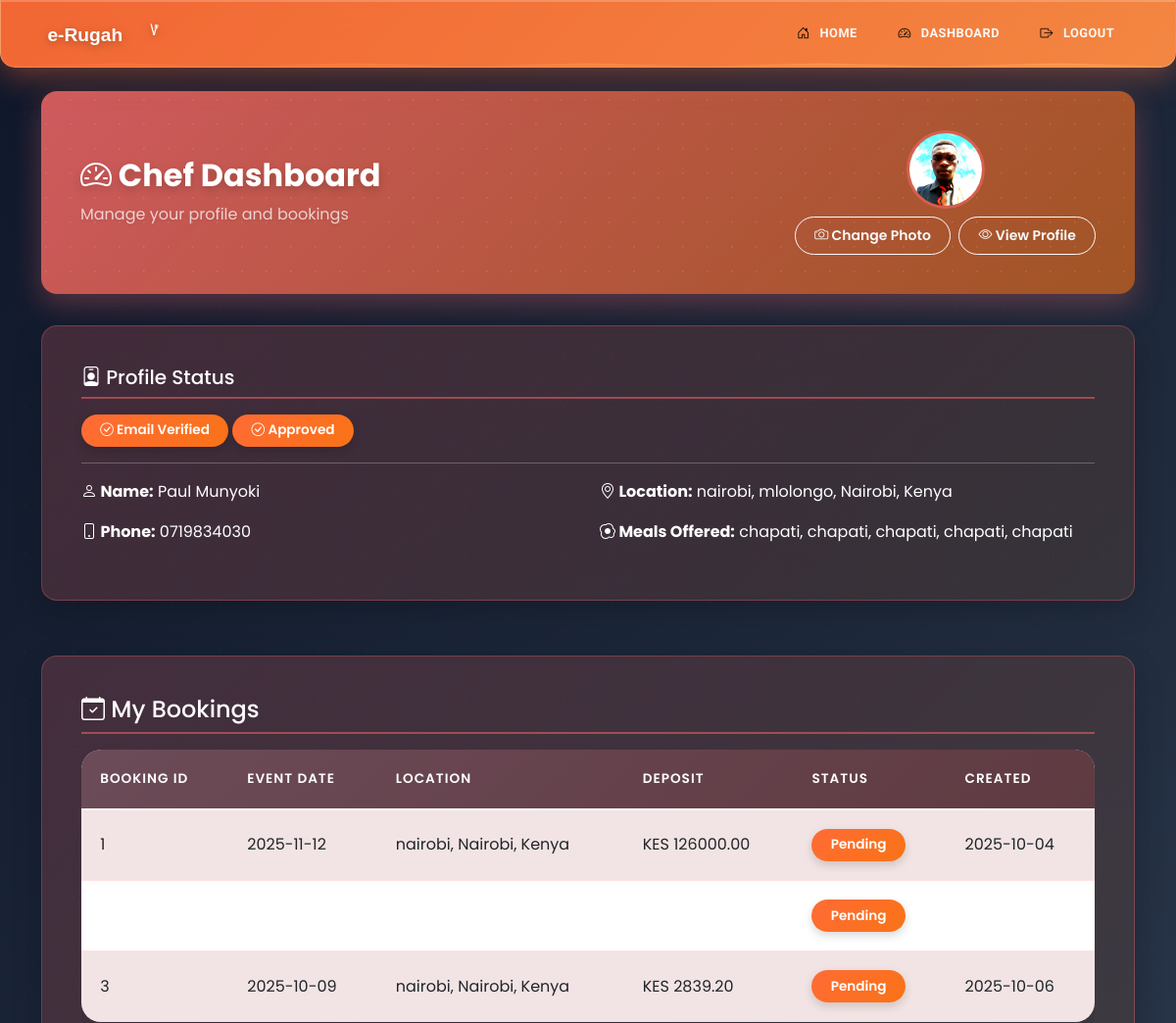
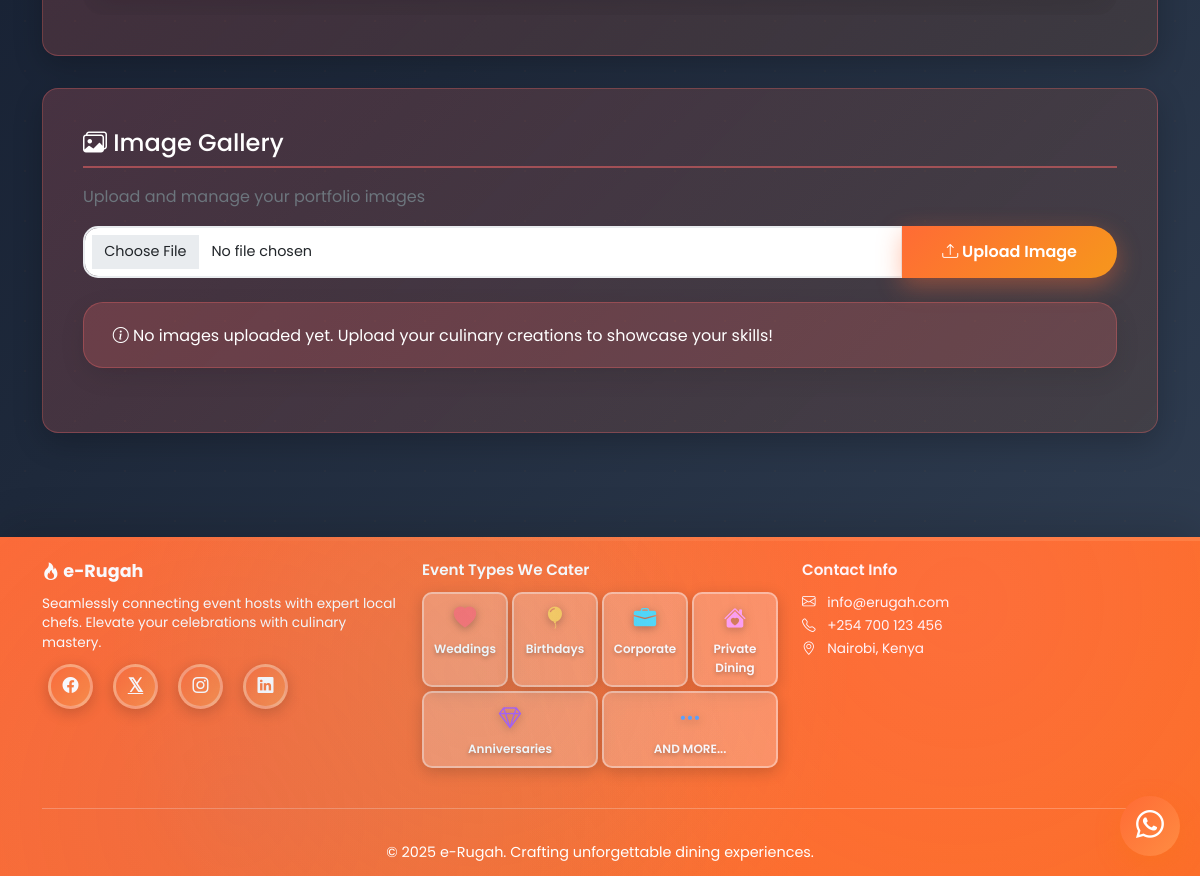
Page /chef/dashboard (signed in) on the committed database (2 pictures, top to bottom).
### models.py (models this page shows, shortened)
class Chef(db.Model):
    id = db.Column(db.Integer, primary_key=True)
    user_id = db.Column(db.Integer, db.ForeignKey('user.id'), nullable=False)
    name = db.Column(db.String(100), nullable=False)
    phone = db.Column(db.String(20), nullable=False)
    county = db.Column(db.String(50), nullable=False)
    sub_county = db.Column(db.String(50), nullable=False)
    town = db.Column(db.String(50), nullable=False)
    about = db.Column(db.Text)
    meals_offered = db.Column(db.Text)
    photo_url = db.Column(db.String(200))
    is_verified = db.Column(db.Boolean, default=False)
    is_approved = db.Column(db.Boolean, default=False)
    created_at = db.Column(db.DateTime, default=datetime.utcnow)
    rating_total = db.Column(db.Integer, default=0)
    rating_count = db.Column(db.Integer, default=0)
    is_featured = db.Column(db.Boolean, default=False)
    featured_priority = db.Column(db.Integer, default=100)
    bookings = db.relationship('Booking', backref='chef', lazy=True)
    @property
    def location(self):
        return f"{self.town}, {self.county}"

class Booking(db.Model):
    id = db.Column(db.Integer, primary_key=True)
    event_id = db.Column(db.Integer, db.ForeignKey('event.id'), nullable=False)
    chef_id = db.Column(db.Integer, db.ForeignKey('chef.id'), nullable=False)
    status = db.Column(db.String(20), default='pending')
    deposit_amount = db.Column(db.Float)
    created_at = db.Column(db.DateTime, default=datetime.utcnow)
    confirmed_at = db.Column(db.DateTime)
    rating_value = db.Column(db.Integer)
    rating_submitted_at = db.Column(db.DateTime)
    rating_comment = db.Column(db.Text)
    payments = db.relationship('Payment', backref='booking', lazy=True)

class Event(db.Model):
    id = db.Column(db.Integer, primary_key=True)
    customer_id = db.Column(db.Integer, db.ForeignKey('user.id'), nullable=False)
    county = db.Column(db.String(50), nullable=False)
    sub_county = db.Column(db.String(50), nullable=False)
    town = db.Column(db.String(50), nullable=False)
    adult_guests = db.Column(db.Integer, nullable=False)
    child_guests = db.Column(db.Integer, nullable=False)
    event_date = db.Column(db.DateTime, nullable=False)
    menu_items = db.Column(db.Text)
    total_cost = db.Column(db.Float, default=0.0)
    created_at = db.Column(db.DateTime, default=datetime.utcnow)
    bookings = db.relationship('Booking', backref='event', lazy=True)

### main.py (the view)
@app.route('/chef/dashboard')
@role_required('chef')
def chef_dashboard():
    chef = Chef.query.filter_by(user_id=current_user.id).first()
    if not chef:
        flash('Chef profile not found', 'danger')
        return redirect(url_for('index'))
    if not chef.is_approved:
        return redirect(url_for('chef_pending'))
    images = []
    chefs_dir = os.path.join('static', 'images', 'chefs')
    if os.path.exists(chefs_dir):
        for file in os.listdir(chefs_dir):
            if file.startswith(f"chef_{chef.id}_") and file.lower().endswith(('.png', '.jpg', '.jpeg')):
                images.append(file)
    bookings = Booking.query.filter_by(chef_id=chef.id).all()
    return render_template('chef_dashboard.html', chef=chef, bookings=bookings, images=images)

### main.py (called while the page is built)
@app.context_processor
def inject_year():
    return {'year': datetime.now().year}

@login_manager.user_loader
def load_user(user_id):
    return User.query.get(int(user_id))

def role_required(role):
    def decorator(f):
        @wraps(f)
        @login_required
        def decorated_function(*args, **kwargs):
            if current_user.role != role:
                flash('Access denied. Insufficient permissions.', 'danger')
                return redirect(url_for('index'))
            return f(*args, **kwargs)
        return decorated_function
    return decorator

### templates/chef_dashboard.html (shortened to what this page needs)
{% extends "base.html" %}
{% block content %}
<div class="page-header">
    <div class="d-flex justify-content-between align-items-center">
        <div>
            <h2 class="mb-0"><i class="bi bi-speedometer2"></i> Chef Dashboard</h2>
            <p class="mb-0 mt-2" style="opacity: 0.9;">Manage your profile and bookings</p>
        </div>
        <div class="text-center">
            {% if chef.photo_url %}
            <img src="{{ chef.photo_url }}" alt="Chef Photo" class="rounded-circle" style="width: 80px; height: 80px; object-fit: cover; border: 3px solid rgba(255, 107, 107, 0.5);" onerror="this.src='{{ url_for('static', filename='images/pexels-janetrangdoan-793765.jpg') }}'">
            {% else %}
            <div class="rounded-circle d-flex align-items-center justify-content-center" style="width: 80px; height: 80px; background: rgba(255, 107, 107, 0.3); border: 3px solid rgba(255, 107, 107, 0.5); font-size: 2rem;">
                👨‍🍳
            </div>
            {% endif %}
            <div class="mt-2">
                <button class="btn btn-sm btn-outline-light" data-bs-toggle="modal" data-bs-target="#changePhotoModal">
                    <i class="bi bi-camera"></i> Change Photo
                </button>
                <button class="btn btn-sm btn-outline-light ms-1" data-bs-toggle="modal" data-bs-target="#viewProfileModal">
                    <i class="bi bi-eye"></i> View Profile
                </button>
            </div>
        </div>
    </div>
</div>
<div class="row mb-4">
    <div class="col-md-12">
        <div class="dashboard-card">
            <h5 class="mb-3"><i class="bi bi-person-badge"></i> Profile Status</h5>
            <div class="mb-3">
                {% if chef.is_verified %}
                    <span class="badge bg-success"><i class="bi bi-check-circle"></i> Email Verified</span>
                {% else %}
                    <span class="badge bg-warning"><i class="bi bi-exclamation-circle"></i> Email Not Verified</span>
                {% endif %}
                {% if chef.is_approved %}
                    <span class="badge bg-success"><i class="bi bi-check-circle"></i> Approved</span>
                {% else %}
                    <span class="badge bg-warning"><i class="bi bi-clock"></i> Pending Admin Approval</span>
                {% endif %}
            </div>
            <hr>
            <div class="row">
                <div class="col-md-6">
                    <p><strong><i class="bi bi-person"></i> Name:</strong> {{ chef.name }}</p>
                    <p><strong><i class="bi bi-phone"></i> Phone:</strong> {{ chef.phone }}</p>
                </div>
                <div class="col-md-6">
                    <p><strong><i class="bi bi-geo-alt"></i> Location:</strong> {{ chef.county }}, {{ chef.sub_county }}, {{ chef.town }}</p>
                    <p><strong><i class="bi bi-egg-fried"></i> Meals Offered:</strong> {{ chef.meals_offered.replace(',', ', ') }}</p>
                </div>
            </div>
        </div>
    </div>
</div>
<div class="dashboard-card">
    <h4 class="mb-3"><i class="bi bi-calendar-check"></i> My Bookings</h4>
    {% if bookings %}
    <div class="table-responsive">
        <table class="table table-striped">
            <thead>
                <tr>
                    <th>Booking ID</th>
                    <th>Event Date</th>
                    <th>Location</th>
                    <th>Deposit</th>
                    <th>Status</th>
                    <th>Created</th>
                </tr>
            </thead>
            <tbody>
                {% for booking in bookings %}
                <tr>
                    <td>{{ booking.id }}</td>
                    <td>{{ booking.event.event_date.strftime('%Y-%m-%d') }}</td>
                    <td>{{ booking.event.county }}, {{ booking.event.town }}</td>
                    <td>KES {{ "%.2f"|format(booking.deposit_amount) }}</td>
                    <td>
                        {% if booking.status == 'confirmed' %}
                            <span class="badge bg-success">{{ booking.status.title() }}</span>
                        {% else %}
                            <span class="badge bg-warning">{{ booking.status.title() }}</span>
                        {% endif %}
                    </td>
                    <td>{{ booking.created_at.strftime('%Y-%m-%d') }}</td>
                </tr>
                {% endfor %}
            </tbody>
        </table>
    </div>
    {% else %}
    <div class="alert alert-info">
        <i class="bi bi-info-circle"></i> No bookings yet. Customers will find you when you're approved.
    </div>
    {% endif %}
</div>
<div class="dashboard-card">
    <h4 class="mb-3"><i class="bi bi-images"></i> Image Gallery</h4>
    <p class="text-muted">Upload and manage your portfolio images</p>
    <form method="POST" enctype="multipart/form-data" action="{{ url_for('chef_upload_image') }}" class="mb-4">
        <div class="input-group">
            <input type="file" class="form-control" name="image" accept="image/*" required>
            <button class="btn btn-primary" type="submit">
                <i class="bi bi-upload"></i> Upload Image
            </button>
        </div>
    </form>
    <div class="row">
        {% if images %}
            {% for image in images %}
            <div class="col-md-3 col-sm-6 mb-3">
                <div class="image-card">
                    <img src="{{ url_for('static', filename='images/chefs/' + image) }}" alt="Portfolio Image" style="width: 100%; height: 200px; object-fit: cover; border-radius: 8px;">
                    <div class="card-body">
                        <p class="card-text small text-truncate">{{ image }}</p>
                        <button class="btn btn-danger btn-sm w-100" onclick="deleteImage('{{ image }}')">
                            <i class="bi bi-trash"></i> Delete
                        </button>
                    </div>
                </div>
            </div>
            {% endfor %}
        {% else %}
            <div class="col-12">
                <div class="alert alert-info">
                    <i class="bi bi-info-circle"></i> No images uploaded yet. Upload your culinary creations to showcase your skills!
                </div>
            </div>
        {% endif %}
    </div>
</div>
{% endblock %}

### static/css/style.css (style rules this page uses)
:root { --primary-color: #ff6b35; --secondary-color: #f7931e; --success-color: #2ecc71; --danger-color: #e74c3c; --dark-color: #2c3e50; --light-color: #ecf0f1; --text-dark: #34495e; --accent-color: #ff9f43; --food-green: #6ab04c; --food-red: #eb4d4b; --food-purple: #9b59b6; --food-yellow: #f39c12; }
* { margin: 0; padding: 0; box-sizing: border-box; }
body { font-family: 'Poppins', sans-serif; color: var(--text-dark); line-height: 1.6; background: #fff8f0; background-image: radial-gradient(circle at 10% 20%, rgba(255, 107, 53, 0.05) 0%, transparent 50%), radial-gradient(circle at 90% 80%, rgba(247, 147, 30, 0.05) 0%, transparent 50%), radial-gradient(circle at 50% 50%, rgba(106, 176, 76, 0.03) 0%, transparent 70%); min-height: 100vh; position: relative; overflow-x: hidden; }
body::before { content: ''; position: fixed; top: -50%; right: -50%; width: 200%; height: 200%; background: radial-gradient(circle, rgba(255, 159, 67, 0.03) 1px, transparent 1px); background-size: 50px 50px; animation: grain 8s steps(10) infinite; pointer-events: none; z-index: -1; }
.btn-primary { background: linear-gradient(135deg, var(--primary-color), var(--secondary-color), var(--accent-color)); background-color: var(--primary-color); background-size: 200% auto; border: none; border-color: var(--primary-color); padding: 0.85rem 2.5rem; font-weight: 600; border-radius: 50px; box-shadow: 0 8px 25px rgba(255, 107, 53, 0.4); transition: all 0.4s cubic-bezier(0.68, -0.55, 0.265, 1.55); position: relative; overflow: hidden; color: white; }
.btn-primary::before { content: ''; position: absolute; top: 50%; left: 50%; width: 0; height: 0; border-radius: 50%; background: rgba(255, 255, 255, 0.3); transform: translate(-50%, -50%); transition: width 0.6s, height 0.6s; }
.form-control, .form-select { border: 2px solid #e8e8e8; border-radius: 15px; padding: 0.85rem 1.2rem; transition: all 0.3s ease; font-family: 'Poppins', sans-serif; }
.table { background: white; border-radius: 20px; overflow: hidden; box-shadow: 0 10px 35px rgba(0, 0, 0, 0.1); }
.table thead { background: linear-gradient(135deg, var(--dark-color), #1a252f); color: white; }
.table thead th { border: none; padding: 1.2rem; font-weight: 600; text-transform: uppercase; font-size: 0.85rem; letter-spacing: 1px; }
.table tbody tr { transition: all 0.3s ease; border-bottom: 1px solid #f0f0f0; }
.table tbody td { padding: 1.2rem; vertical-align: middle; }
.badge { padding: 0.6rem 1.2rem; border-radius: 50px; font-weight: 600; font-size: 0.85rem; box-shadow: 0 4px 10px rgba(0, 0, 0, 0.15); animation: pulse 2s ease-in-out infinite; }
.alert { border: none; border-radius: 20px; padding: 1.2rem 1.8rem; margin-bottom: 1.5rem; box-shadow: 0 8px 25px rgba(0, 0, 0, 0.1); animation: slideIn 0.5s ease-out; }
.alert-info { background: linear-gradient(135deg, rgba(52, 152, 219, 0.12), rgba(41, 128, 185, 0.12)); color: #2980b9; border-left: 5px solid #3498db; }
.food-pattern { position: relative; }
.page-header { background: linear-gradient(135deg, var(--primary-color), var(--secondary-color), var(--accent-color)); background-size: 200% auto; color: white; padding: 2.5rem; border-radius: 25px; margin-bottom: 2.5rem; box-shadow: 0 15px 45px rgba(255, 107, 53, 0.4); animation: slideIn 0.6s ease-out, shimmer 8s linear infinite; position: relative; overflow: hidden; }
.page-header::before { content: ''; position: absolute; top: -50%; right: -50%; width: 200%; height: 200%; background: radial-gradient(circle, rgba(255, 255, 255, 0.1) 1px, transparent 1px); background-size: 25px 25px; animation: grain 15s linear infinite; }
.page-header h2 { margin: 0; font-weight: 800; position: relative; z-index: 1; text-shadow: 0 4px 10px rgba(0, 0, 0, 0.2); }
.page-header p { position: relative; z-index: 1; text-shadow: 0 2px 5px rgba(0, 0, 0, 0.1); }
.btn-sm { border-radius: 25px; padding: 0.5rem 1.2rem; font-weight: 600; transition: all 0.3s cubic-bezier(0.68, -0.55, 0.265, 1.55); }
.table-responsive { border-radius: 20px; overflow: hidden; }
.dashboard-card { background: white; border-radius: 25px; padding: 2rem; box-shadow: 0 15px 45px rgba(0, 0, 0, 0.1); transition: all 0.4s ease; position: relative; overflow: hidden; }
.dashboard-card::before { content: ''; position: absolute; top: 0; left: 0; width: 100%; height: 5px; background: linear-gradient(90deg, var(--primary-color), var(--secondary-color), var(--accent-color)); }
.form-control { font-size: 0.9rem; transition: all 0.3s ease; border: 2px solid #e9ecef; }

### rows in the picture
Chef: photo_url (picture), name "Paul Munyoki", phone "0719834030", county "nairobi", sub_county "mlolongo", town "Nairobi, Kenya", meals_offered.replace "chapati, chapati, chapati, chapati, chapati"
Booking: id "1", event.event_date "2025-11-12", event.county "nairobi", event.town "Nairobi, Kenya", deposit_amount "126000.00", status "Pending", created_at "2025-10-04"
Booking: status "Pending"
Booking: id "3", event.event_date "2025-10-09", event.county "nairobi", event.town "Nairobi, Kenya", deposit_amount "2839.20", status "Pending", created_at "2025-10-06"
